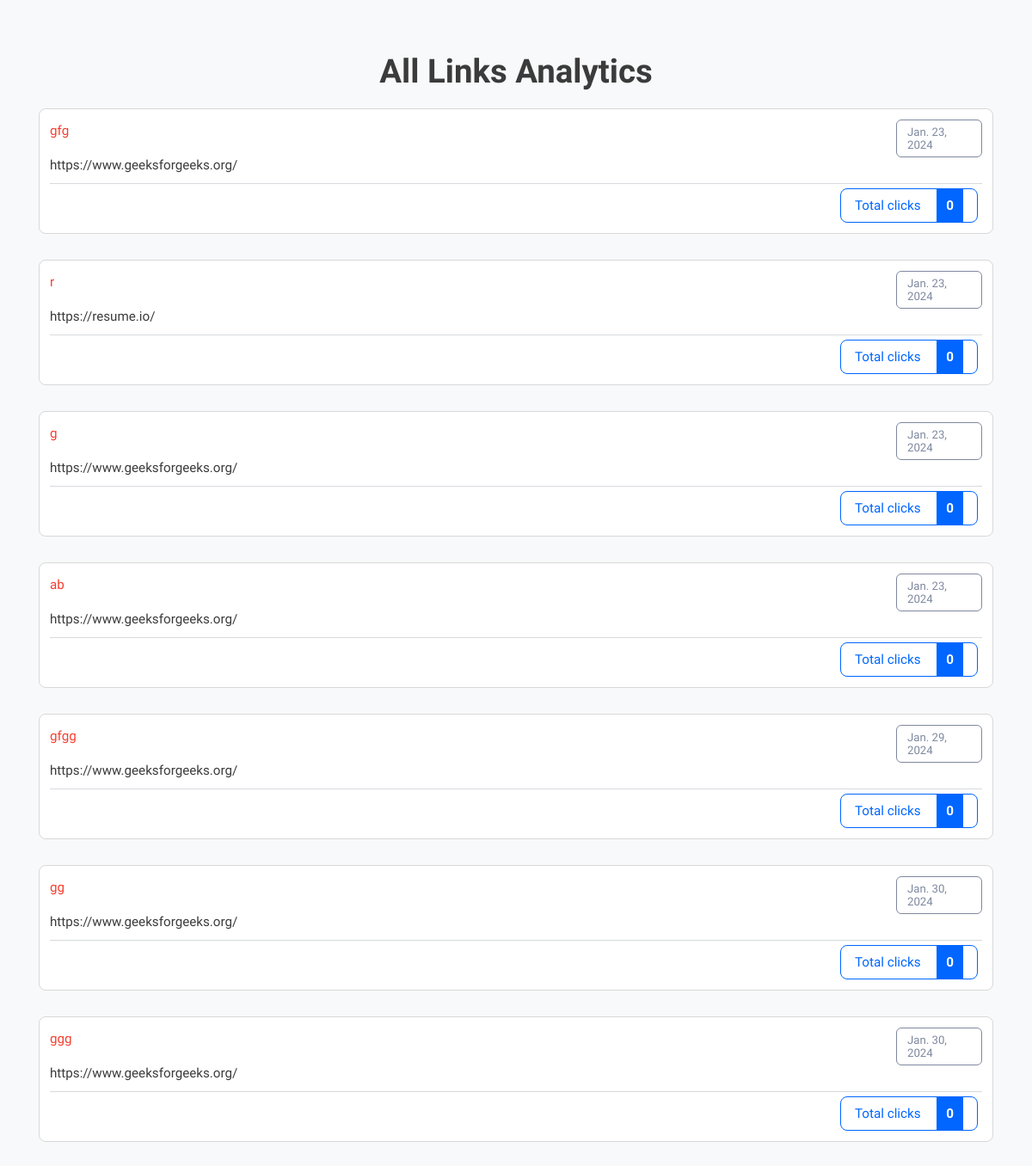
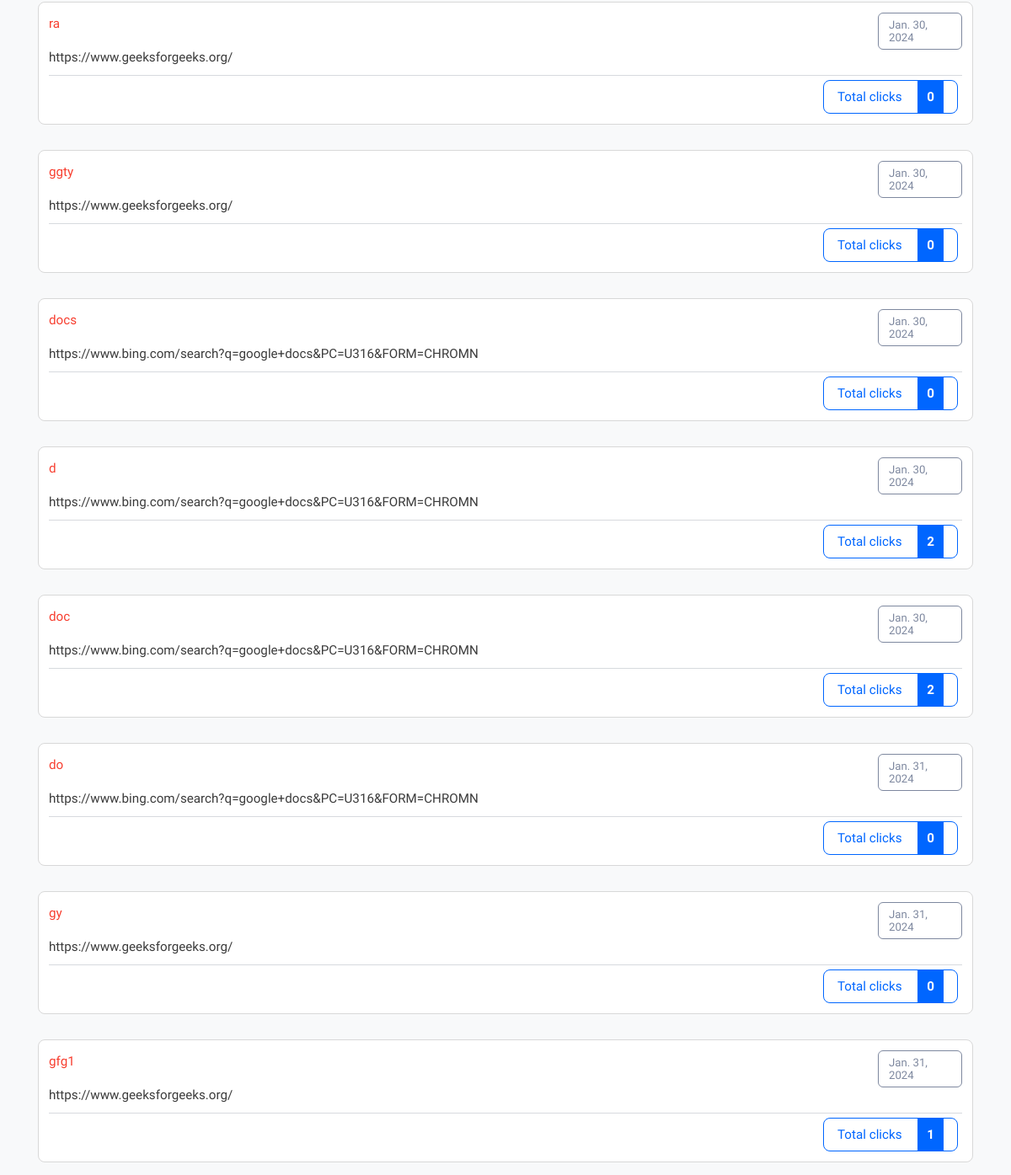
/all-analytics, run on an earlier commit of the app's database (2 pictures, top to bottom).
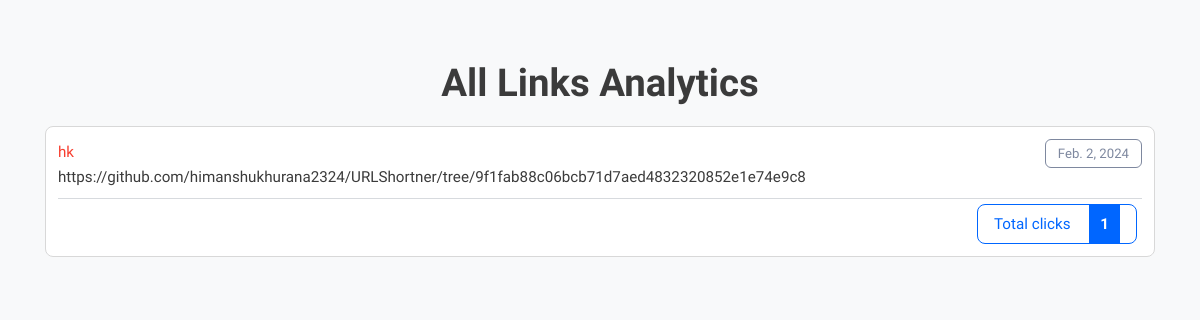
And on a later commit of the database.
### urlproject/models.py (models this page shows)
class LongToShort(models.Model):
    longurl=models.URLField(max_length=255)
    shorturl=models.CharField(max_length=50,unique=True)
    date=models.DateField(auto_now_add=True)
    clicks=models.IntegerField(default=0)
    dclicks=models.IntegerField(default=0)
    mclicks=models.IntegerField(default=0)

### urlproject/views.py (the view)
# urls.py: path('all-analytics',views.all_analytics),
def all_analytics(request):
    row=LongToShort.objects.all()
    context={"row":row}
    return render(request,"all-analytics.html",context)

### templates/all-analytics.html (shortened to what this page needs)
{%load static%}
<!DOCTYPE html>
<html lang="en" class="">
<head>
	<link rel="stylesheet" href="{% static 'bootstrap.css' %}" type="text/css" media="screen">
	<link rel="stylesheet" href="{% static 'style.css' %}" type="text/css" media="screen">
</head>
<body class="pace-done lout_stats30">
	<main id="content" role="main" class="wyniki wyniki_all">
		<div class="container">
			<div class="row">
				<div class="col-12 page_log_in mt-0">
					<h2 class="h1" style="text-align: center;">All Links Analytics</h2>
				</div>
				{% for obj in row %}
				<div class="url_options url_stats_o" id="1">
					<p class="data_link">{{ obj.date}}</p>
					<p class="url_link">
						{{obj.longurl}}
					</p>
					<p id="link" class="link_element">
						<a href="{% url 'analytic' obj.id %}" class="short_url_l" target="blank">
							{{obj.shorturl}}
						</a>
					</p>
					<div class="stats_total btn-cutt click_stats btn_norm">
						<div>Total clicks <strong class="allClicks">{{obj.clicks}}</strong></div>
					</div>
				</div>
				{% endfor %}
			</div>
		</div>
	</main>
</body>
</html>

What changed in the data, as far as the page shows it:
removed LongToShort: date "Jan. 23, 2024", longurl "https://www.geeksforgeeks.org/", shorturl "gfg", clicks "0"
removed LongToShort: date "Jan. 23, 2024", longurl "https://resume.io/", shorturl "r", clicks "0"
removed LongToShort: date "Jan. 23, 2024", longurl "https://www.geeksforgeeks.org/", shorturl "g", clicks "0"
removed LongToShort: date "Jan. 23, 2024", longurl "https://www.geeksforgeeks.org/", shorturl "ab", clicks "0"
removed LongToShort: date "Jan. 29, 2024", longurl "https://www.geeksforgeeks.org/", shorturl "gfgg", clicks "0"
removed LongToShort: date "Jan. 30, 2024", longurl "https://www.geeksforgeeks.org/", shorturl "gg", clicks "0"
removed LongToShort: date "Jan. 30, 2024", longurl "https://www.geeksforgeeks.org/", shorturl "ggg", clicks "0"
removed LongToShort: date "Jan. 30, 2024", longurl "https://www.geeksforgeeks.org/", shorturl "ra", clicks "0"
removed LongToShort: date "Jan. 30, 2024", longurl "https://www.geeksforgeeks.org/", shorturl "ggty", clicks "0"
removed LongToShort: date "Jan. 30, 2024", longurl "https://www.bing.com/search?q=google+docs&PC=U316&FORM=CHROMN", shorturl "docs", clicks "0"
removed LongToShort: date "Jan. 30, 2024", longurl "https://www.bing.com/search?q=google+docs&PC=U316&FORM=CHROMN", shorturl "d", clicks "2"
removed LongToShort: date "Jan. 30, 2024", longurl "https://www.bing.com/search?q=google+docs&PC=U316&FORM=CHROMN", shorturl "doc", clicks "2"
removed LongToShort: date "Jan. 31, 2024", longurl "https://www.bing.com/search?q=google+docs&PC=U316&FORM=CHROMN", shorturl "do", clicks "0"
removed LongToShort: date "Jan. 31, 2024", longurl "https://www.geeksforgeeks.org/", shorturl "gy", clicks "0"
removed LongToShort: date "Jan. 31, 2024", longurl "https://www.geeksforgeeks.org/", shorturl "gfg1", clicks "1"
added LongToShort: date "Feb. 2, 2024", longurl "https://github.com/himanshukhurana2324/URLShortner/tree/9f1fab88c06bcb71d7aed4832320852e1e74e9c8", shorturl "hk", clicks "1"
